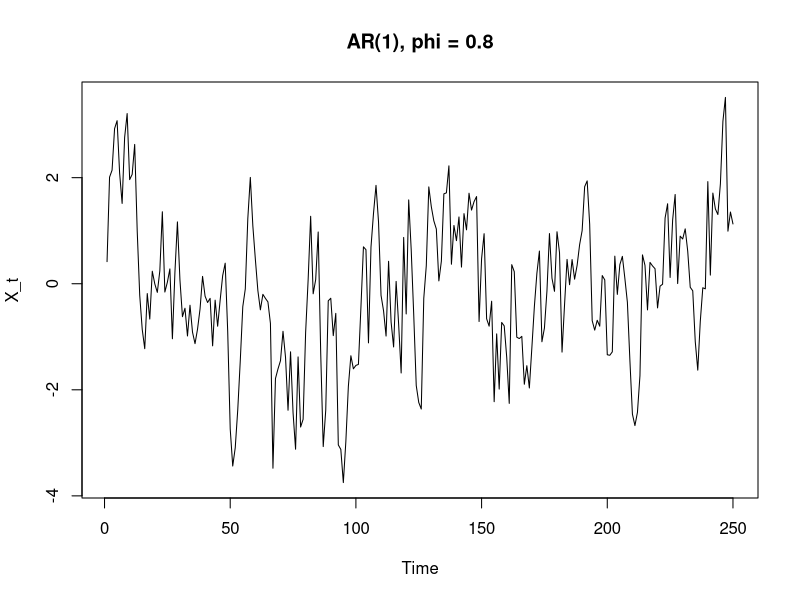
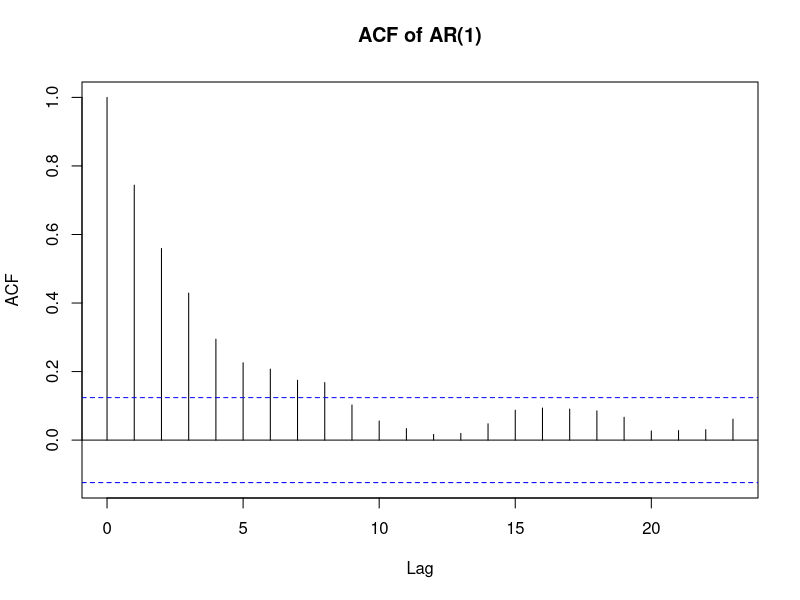
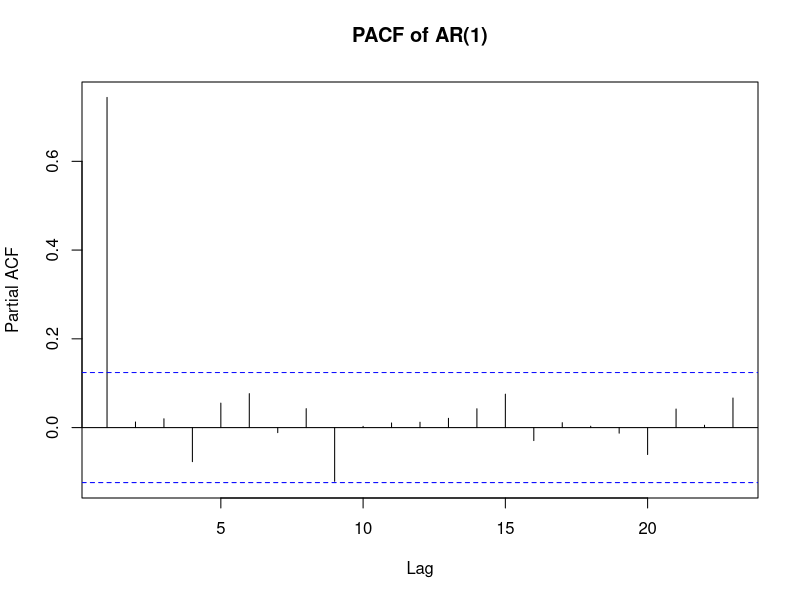
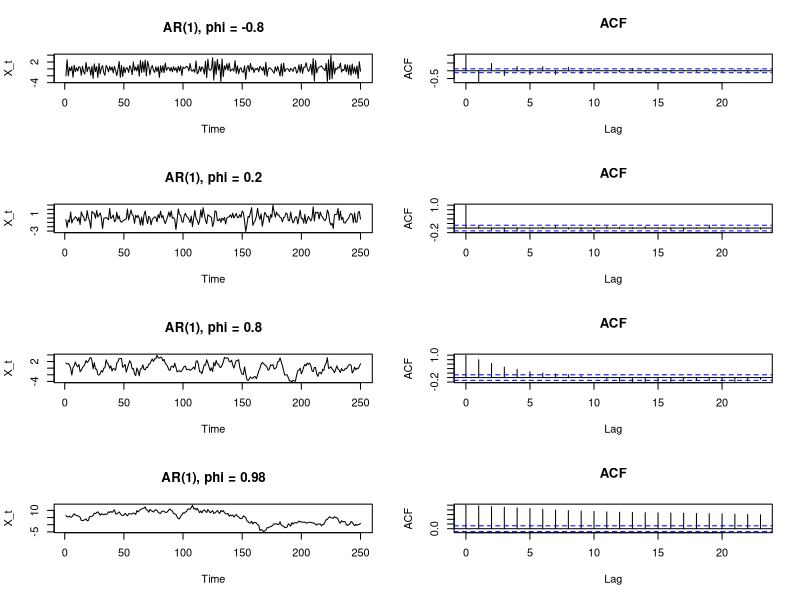
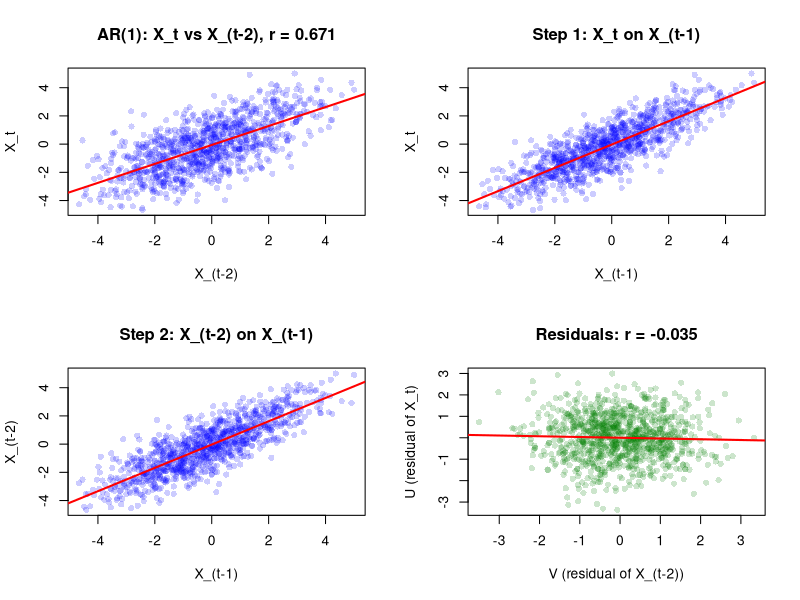
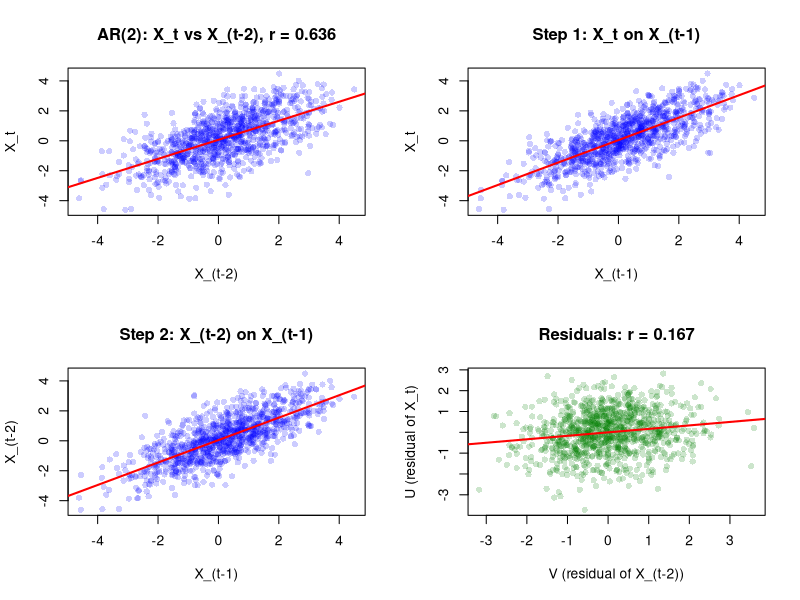
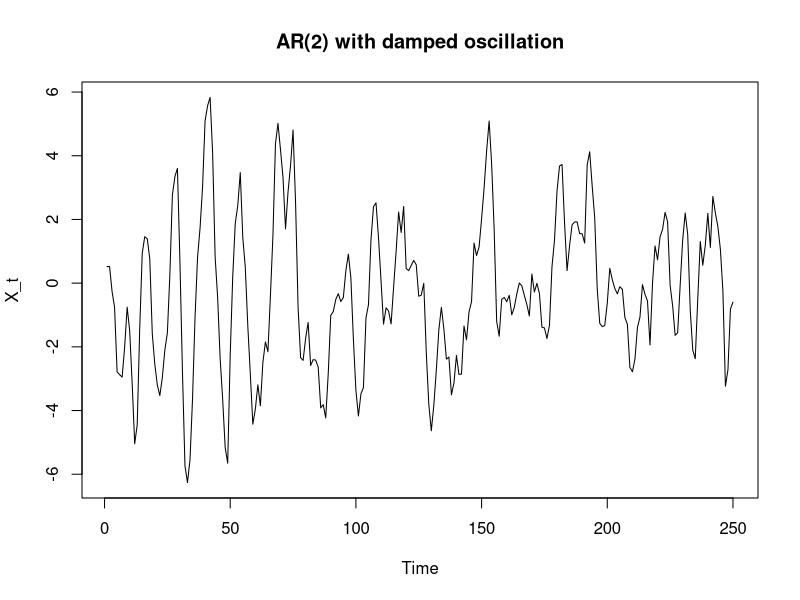
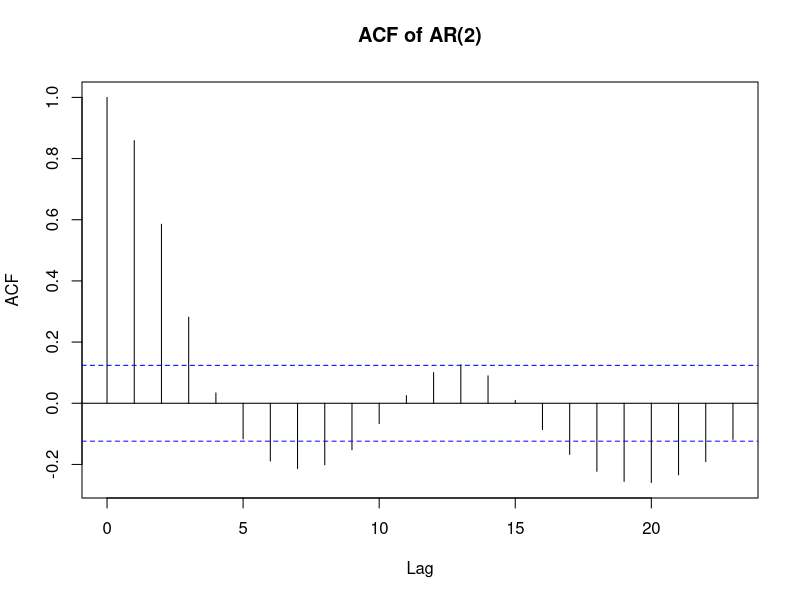

Here is the R script that generated these plots, in order:
## ---- chunk 1
set.seed(311)
par(mfrow = c(1, 1))
## ---- chunk 2
phi <- 0.8
x <- arima.sim(model = list(ar = phi), n = 250)
plot.ts(x, main = paste("AR(1), phi =", phi), ylab = "X_t")
acf(x, main = "ACF of AR(1)")
pacf(x, main = "PACF of AR(1)")
## ---- chunk 3
phis <- c(-0.8, 0.2, 0.8, 0.98)
par(mfrow = c(4, 2))
for (phi in phis) {
  x <- arima.sim(model = list(ar = phi), n = 250)
  plot.ts(x, main = paste("AR(1), phi =", phi), ylab = "X_t")
  acf(x, main = "ACF")
}
par(mfrow = c(1, 1))
## ---- chunk 4
pacf_lag2 <- function(rho1, rho2) {
  (rho2 - rho1^2) / (1 - rho1^2)
}

case_indirect <- pacf_lag2(rho1 = 0.8, rho2 = 0.64)
case_direct <- pacf_lag2(rho1 = 0.3, rho2 = 0.5)

c(
  indirect_lag2_memory = case_indirect,
  direct_lag2_memory = case_direct
)
## ---- chunk 5
x_ar1 <- arima.sim(model = list(ar = 0.8), n = 500)
acf_values <- acf(x_ar1, plot = FALSE)$acf[1:4]
pacf_values <- pacf(x_ar1, plot = FALSE)$acf[1:3]

data.frame(
  lag = 1:3,
  acf = round(acf_values[2:4], 3),
  pacf = round(pacf_values, 3)
)
## ---- chunk 6
pacf2_by_regression <- function(x, label) {
  x <- as.numeric(x)
  n <- length(x)
  d <- data.frame(xt  = x[3:n],         # X_t
                  xt1 = x[2:(n - 1)],   # X_{t-1}
                  xt2 = x[1:(n - 2)])   # X_{t-2}

  fit_u <- lm(xt ~ xt1, data = d)       # X_t explained by X_{t-1}
  fit_v <- lm(xt2 ~ xt1, data = d)      # X_{t-2} explained by X_{t-1}
  d$u <- residuals(fit_u)               # what X_{t-1} cannot explain in X_t
  d$v <- residuals(fit_v)               # ... and in X_{t-2}

  r_acf  <- cor(d$xt, d$xt2)
  r_pacf <- cor(d$u, d$v)
  pts <- rgb(0, 0, 1, 0.2)

  par(mfrow = c(2, 2))
  plot(d$xt2, d$xt, pch = 16, col = pts, xlab = "X_(t-2)", ylab = "X_t",
       main = paste0(label, ": X_t vs X_(t-2), r = ", round(r_acf, 3)))
  abline(lm(xt ~ xt2, data = d), col = "red", lwd = 2)
  plot(d$xt1, d$xt, pch = 16, col = pts, xlab = "X_(t-1)", ylab = "X_t",
       main = "Step 1: X_t on X_(t-1)")
  abline(fit_u, col = "red", lwd = 2)
  plot(d$xt1, d$xt2, pch = 16, col = pts, xlab = "X_(t-1)", ylab = "X_(t-2)",
       main = "Step 2: X_(t-2) on X_(t-1)")
  abline(fit_v, col = "red", lwd = 2)
  plot(d$v, d$u, pch = 16, col = rgb(0, 0.5, 0, 0.2),
       xlab = "V (residual of X_(t-2))", ylab = "U (residual of X_t)",
       main = paste0("Residuals: r = ", round(r_pacf, 3)))
  abline(lm(u ~ v, data = d), col = "red", lwd = 2)
  par(mfrow = c(1, 1))

  round(c(
    acf2_from_pairs     = r_acf,
    acf2_from_acf       = acf(x, plot = FALSE)$acf[3],
    pacf2_from_resid    = r_pacf,
    pacf2_from_pacf     = pacf(x, plot = FALSE)$acf[2],
    coef_xt2_in_ar2_fit = unname(coef(lm(xt ~ xt1 + xt2, data = d))["xt2"])
  ), 3)
}
## ---- chunk 7
x_ar1 <- arima.sim(model = list(ar = 0.8), n = 1000)
pacf2_by_regression(x_ar1, "AR(1)")
## ---- chunk 8
x_ar2 <- arima.sim(model = list(ar = c(0.6, 0.2)), n = 1000)
pacf2_by_regression(x_ar2, "AR(2)")

# Theoretical values
data.frame(
  model = c("AR(1), phi = 0.8", "AR(2), phi = (0.6, 0.2)"),
  acf2  = c(ARMAacf(ar = 0.8, lag.max = 2)[3],
            ARMAacf(ar = c(0.6, 0.2), lag.max = 2)[3]),
  pacf2 = c(ARMAacf(ar = 0.8, lag.max = 2, pacf = TRUE)[2],
            ARMAacf(ar = c(0.6, 0.2), lag.max = 2, pacf = TRUE)[2]),
  row.names = NULL
)
## ---- chunk 9
x <- arima.sim(model = list(ar = c(1.3, -0.5)), n = 250)
plot.ts(x, main = "AR(2) with damped oscillation", ylab = "X_t")
acf(x, main = "ACF of AR(2)")
pacf(x, main = "PACF of AR(2)")
## ---- chunk 10
Mod(polyroot(c(1, -1.3, 0.5)))   # both > 1: stationary
Mod(polyroot(c(1, -0.5, -0.6)))  # one < 1: not stationary

# X_t = 0.5 X_{t-1} + 0.6 X_{t-2} + eps_t, started at zero
x_bad <- filter(rnorm(100), c(0.5, 0.6), method = "recursive")
plot.ts(x_bad, main = "phi1 = 0.5, phi2 = 0.6 (explosive)", ylab = "X_t")
## ---- chunk 11
acf(LakeHuron, main = "ACF of LakeHuron")
pacf(LakeHuron, main = "PACF of LakeHuron")

fit <- arima(LakeHuron, order = c(2, 0, 0))
fit                               # 'intercept' is the mean mu
Box.test(residuals(fit), lag = 12, type = "Ljung-Box", fitdf = 2)

fc <- predict(fit, n.ahead = 8)
plot(LakeHuron, xlim = c(1875, 1981),
     ylim = range(LakeHuron, fc$pred + 1.96 * fc$se, fc$pred - 1.96 * fc$se),
     main = "AR(2) forecasts", ylab = "Level (feet)")
lines(fc$pred, col = "red", lwd = 2)
lines(fc$pred + 1.96 * fc$se, col = "blue", lty = 2)
lines(fc$pred - 1.96 * fc$se, col = "blue", lty = 2)
